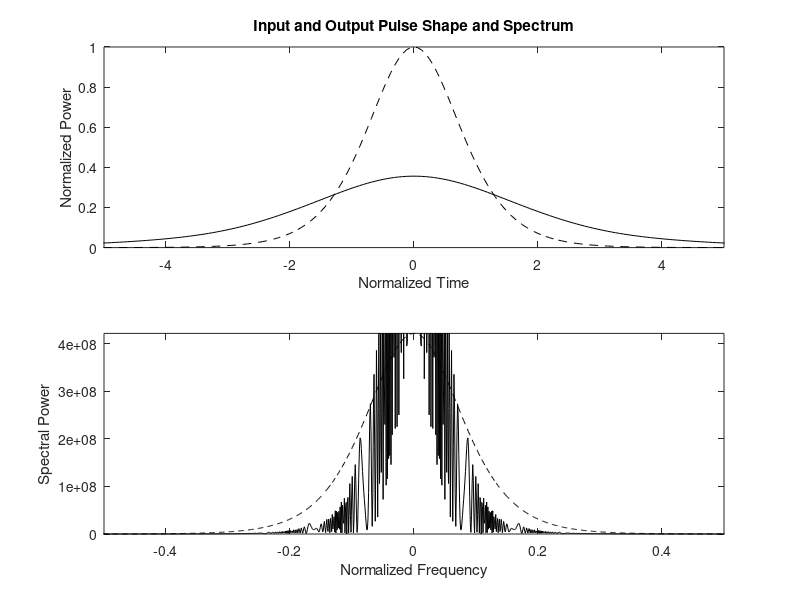

This figure's MATLAB source:
% This code solves the NLS equation with the split-step method
% 	idu/dz - sgn(beta2)/2 dˆ2u/d(tau)ˆ2 + Nˆ2*|u|ˆ2*u = 0
% Written by Govind P. Agrawal in March 2005 for the NLFO book

%---Specify input parameters
clear all; %
% distance = input('Enter fiber length (in units of L_D) = '); %
distance = 1e3;	fprintf('fiber length (in units of L_D) = %g\n', distance);
% 一般浮点数用%f或者%e
% %f显示小数形式
% %e显示科学计数法形式
% %g是两者的综合，会根据数据选择适当的显示方式
% beta2 = input('dispersion: 1 for normal, -1 for anomalous = '); %
beta2 = -2;	fprintf('dispersion: 1 for normal, -1 for anomalous = %g\n', beta2); %
% N = input ('Nonlinear parameter N = '); % Soliton order
N = 1;	fprintf('Nonlinear parameter N = %d\n', N); % Soliton order
mshape = 0;	fprintf('m = 0 for sech, m > 0 for super-Gaussian = %g\n', mshape);
chirp0 = 0;	% input pulse chirp (default value)

%---set simulation parameters9
nt = 2^14; Tmax = 2^9; 	
step_num = round(20*distance*N^2); 	
% No. of z steps
deltaz = distance/step_num; % step size in z
dtau = (2*Tmax)/nt;	% step size in tau

%---tau and omega arrays
tau = (-nt/2:nt/2-1)*dtau; 	
% temporal grid
omega = (pi/Tmax) * [(0:nt/2-1) (-nt/2:-1)]; % frequency grid(already shifted, to be coincidence with ifft(uu))

% very time we do a fft() or ifft(), fftshift() should follow,
% very time we use omega to plot, fftshift() should follow.

%---Input Field profile
if mshape==0 	 % soliton sech shape
	uu = sech(tau).*exp(-0.5i* chirp0* tau.^2);
else % super-Gaussian
	uu = exp(-0.5*(1+1i*chirp0).*tau.^(2*mshape));
end

%---Plot input pulse shape and spectrum
% temp = fftshift(fft(uu)).*(nt*dtau)/sqrt(2*pi); % spectrum
temp = fftshift(fft(uu)).*(2*Tmax)/sqrt(2*pi); % spectrum
% temp = fftshift(fft(uu)).*(nt*dtau)/sqrt2*pi); % spectrum
% fft that uses rad/s as frequency unit will lead to scaling in amplitude.
% If we want to display the results in the frequency domain, elimination should be done. As shown in the above line.
% If we want to ifft back, just keep it. As shown in the MAIN loop.

figure; 	
subplot(2,1,1);
	plot (tau, abs(uu).^2, '--k'); hold on;
	axis([-5 5 0 inf]);
	xlabel('Normalized Time');
	ylabel('Normalized Power');
	title('Input and Output Pulse Shape and Spectrum');
subplot(2,1,2);
	plot(fftshift(omega)/(2*pi), abs(temp).^2, '--k'); hold on;
	axis([-.5 .5 0 inf]);
	xlabel('Normalized Frequency');
	ylabel('Spectral Power');
%---Store dispersive phase shifts to speedup code
dispersion = exp(0.5i*beta2*omega.^2*deltaz);	% phase factor
% obtained from Eq. (2.4.2) by replacing the operator ∂/∂T by −iω , and ω is the frequency in the Fourier domain. 
hhz = 1i*N^2*deltaz; 	 % nonlinear phase factor

% ********* [ Beginning of MAIN Loop] ***********
% scheme: 1/2N -> D -> 1/2N -> 1/2N -> D -> ...; 
% 1/2N -> D -> N -> D -> N -> ... -> D -> N -> -1/2N

% first half step nonlinear
temp = uu.*exp(abs(uu).^2.*hhz/2);	% note hhz/2
for n=1:step_num
	 f_temp = fft(temp).*dispersion;
	 uu = ifft(f_temp);
	 temp = uu.*exp(abs(uu).^2.*hhz);	% (B.1)
end
uu = temp.*exp(-abs(uu).^2.*hhz/2); 	 % Final field, step back hhz/2
% temp = fftshift(fft(uu)).* (nt*dtau)/sqrt(2*pi); % Final spectrum
temp = fftshift(fft(uu)).* (2*Tmax)/sqrt(2*pi); % Final spectrum
% *************** [ End of MAIN Loop ] **************

%----Plot output pulse shape and spectrum
subplot(2,1,1)
plot(tau, abs(uu).^2, '-k')
subplot(2,1,2)
plot(fftshift(omega)/(2*pi), abs(temp).^2, '-k')

